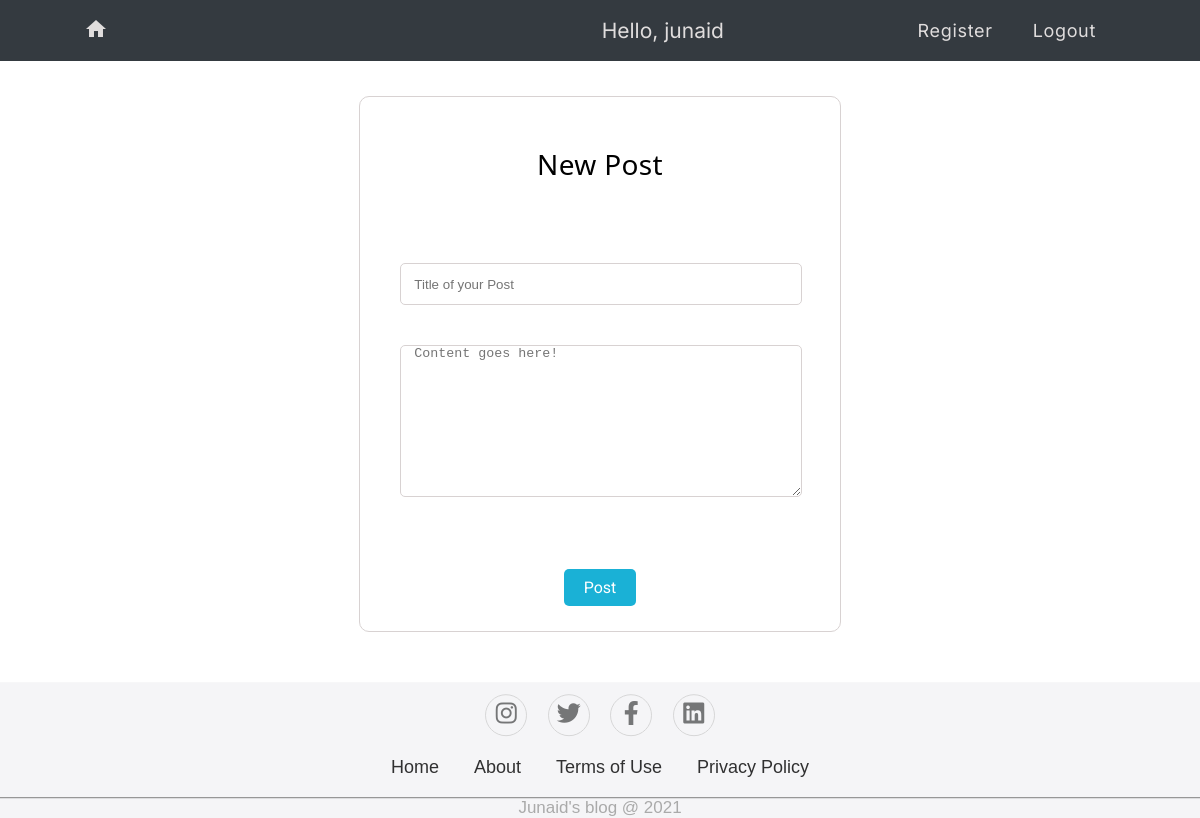
/post/new (signed in), run on an earlier commit of the app's database.
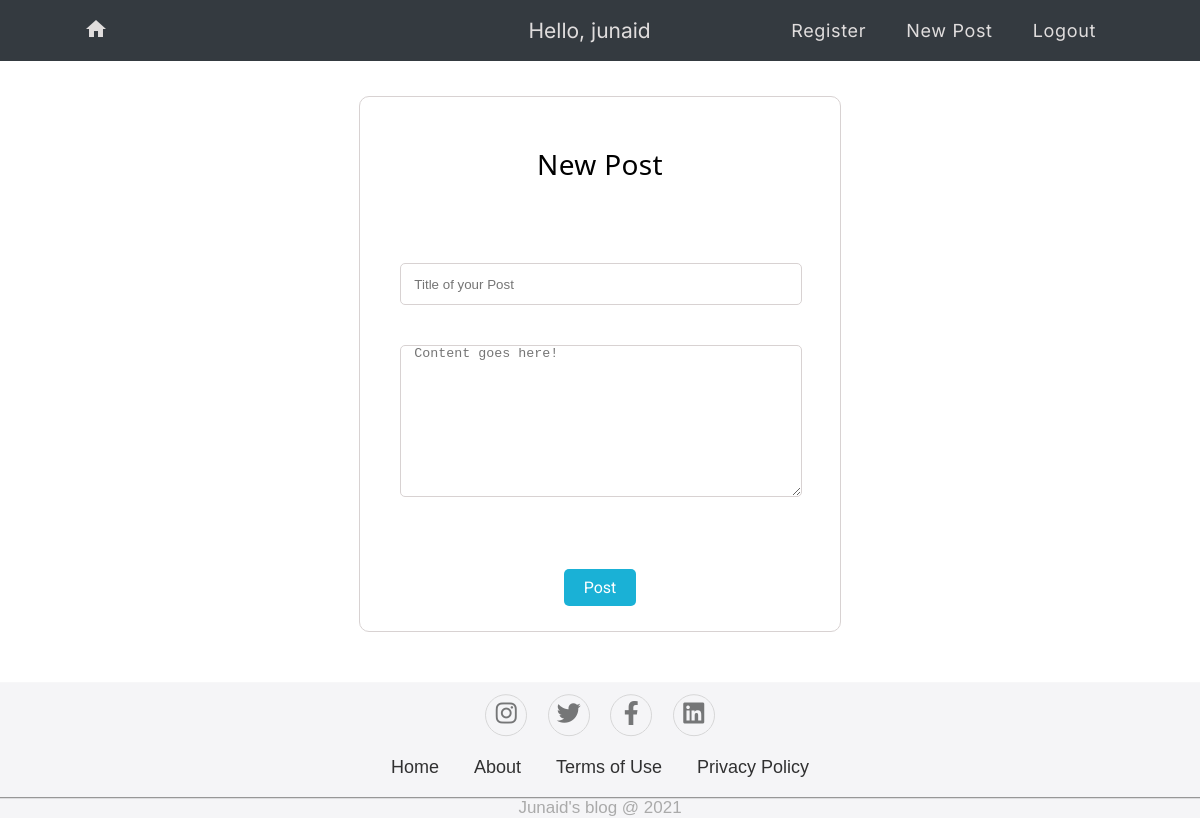
And on a later commit of the database.
### my_app/models.py (models this page shows, shortened)
class User(UserMixin,db.Model):
  id = db.Column(db.Integer, primary_key=True)
  first_name = db.Column(db.String(80), unique=False, nullable=False)
  email = db.Column(db.String(120), unique=True, nullable=False)
  username = db.Column(db.String(80), unique=True, nullable=False)
  image_file = db.Column(db.String(20), nullable=False, default='default.jpg')
  hashed_password=db.Column(db.String(128))
  post = db.relationship('Post', backref='author', lazy=True)
  @property
  def password(self):
    raise AttributeError('Password is not readable.')

### my_app/routes.py (the view)
@app.route('/post/new', methods = ['GET', 'POST'])
@login_required
def new_post():
  form = PostForm()
  if form.validate_on_submit():
    post = Post(title=form.title.data, content=form.content.data, author = current_user)
    db.session.add(post)
    db.session.commit()
    flash('Your post has been created!','message')
    return redirect(url_for('home'))
  return render_template('create_post.html', title='New Post', form=form, legend='New Post')

### my_app/forms.py
class PostForm(FlaskForm):
    title = StringField('Title', validators = [DataRequired()])
    content = TextAreaField('Content', validators =[DataRequired()])
    submit = SubmitField('Post')

### my_app/models.py (called while the page is built)
@login_manager.user_loader
def load_user(user_id):
  return User.query.get(int(user_id))

### my_app/templates/create_post.html (shortened to what this page needs)
{% extends "layout.html" %}
{% block content %}
<div class = "content_wrapper">
  <div class = "form_container">
    <h1> {{legend}} </h1>
    <form method="POST" novalidate="novalidate" action="">
      <div class = "title_div">
        <div class = 'user'>
          {{form.title(id = "Title", placeholder= "Title of your Post")}}
        </div>
        <div class = 'content_div'>
          {{form.content(id = "content", placeholder = "Content goes here!")}}
        </div>
      </div>
      <div class ="input_btn">
        <input id = "btn" type="submit" value="Post">
      </div>
    </form>
    </div>
  </div>
{% endblock content %}

### my_app/templates/layout.html (shortened to what this page needs)
<!DOCTYPE html>
<html lang="en">
<head>
    <link rel="stylesheet" href="https://cdnjs.cloudflare.com/ajax/libs/font-awesome/6.0.0-beta3/css/all.min.css" />
    <link rel="stylesheet" href= {{ url_for('static', filename = 'style.css') }}>
    <link rel="stylesheet" href= {{ url_for('static', filename = 'register_loginstyle.css') }}>
    <link rel="stylesheet" href= {{ url_for('static', filename = 'newpoststyle.css') }}>
    <link rel="stylesheet" href= {{ url_for('static', filename = 'poststyle.css') }}>
</head>
<body>
    <header>
        <nav id = 'top_navig_bar'>
            <a href="{{url_for('home')}}" class = 'home_text'> <span class = 'material-icons'> home </span> </a>
            {% if current_user.is_authenticated %}
                {% if current_user.email == 'junaidawan17@gmail.com' %}
                    <p id ='pers_greet3'> Hello, {{ current_user.first_name }} </p>
                {% else %}
                    <p id ='pers_greet1'> Hello, {{ current_user.first_name }} </p>
                {% endif  %}
            {% else %}
            <p id ='pers_greet2'> Hello, Guest! </p>
            {% endif %}
            <ul>
                <li><a href="{{url_for('register')}}"> Register </a></li>
                {% if current_user.is_authenticated %}
                    {% if current_user.email == 'junaidawan17@gmail.com' %}
                        <li><a href="{{url_for('new_post')}}"> New Post </a></li>
                    {% endif %}
                    <li><a href="{{url_for('logout')}}"> Logout </a></li>
                    {% else %}
                    <li><a href="{{url_for('login')}}"> Log in </a></li>
                {% endif %}
            </ul>
        </nav>
    </header>
    <div class = 'main_content'>
        {% block content %}
        {% endblock %}
    </div>
    <footer id = 'footer'>
        <div class = 'social'>
            <a href ='#'><i class="fab fa-instagram"></i></a>
            <a href ='#'><i class="fab fa-twitter"></i></a>
            <a href ='#'><i class="fab fa-facebook-f"></i></a>
            <a href ='#'><i class="fab fa-linkedin"></i></a>
        </div>
        <ul>
            <li><a href = '#'> Home </a></li>
            <li><a href = '#'> About </a></li>
            <li><a href = '#'> Terms of Use </a></li>
            <li><a href = '#'> Privacy Policy </a></li>
        </ul>
        <p> Junaid's blog @ 2021</p>
    </footer>
</body>
</html>

What changed in the data, as far as the page shows it:
changed User "junaid": email "junaid@gmail.com" → "junaidawan17@gmail.com" (drawn)
Also different on the page:
text now shown: "New Post"
